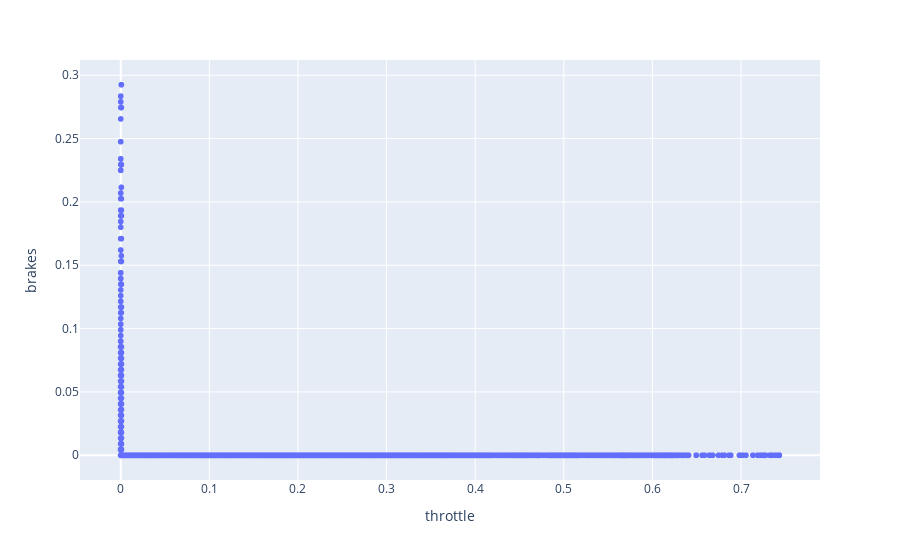

This figure's notebook cell:
### Code cell
fig = px.scatter(df, x="throttle", y="brakes")
fig.show()

### Figure 1 — Plotly figure (JSON) as saved in the notebook; plotly's stock layout.template omitted (floating-point values rounded to 4 significant figures; data arrays with more than 128 entries replaced by an {"elided": "..."} marker saying what was removed)
{"data": [{"hovertemplate": "throttle=%{x}<br>brakes=%{y}<extra></extra>", "legendgroup": "", "marker": {"color": "#636efa", "symbol": "circle"}, "mode": "markers", "name": "", "showlegend": false, "type": "scattergl", "x": {"elided": "39971 float values"}, "xaxis": "x", "y": {"elided": "39971 float values"}, "yaxis": "y"}], "layout": {"legend": {"tracegroupgap": 0}, "margin": {"t": 60}, "xaxis": {"anchor": "y", "domain": [0, 1], "title": {"text": "throttle"}}, "yaxis": {"anchor": "x", "domain": [0, 1], "title": {"text": "brakes"}}}}
